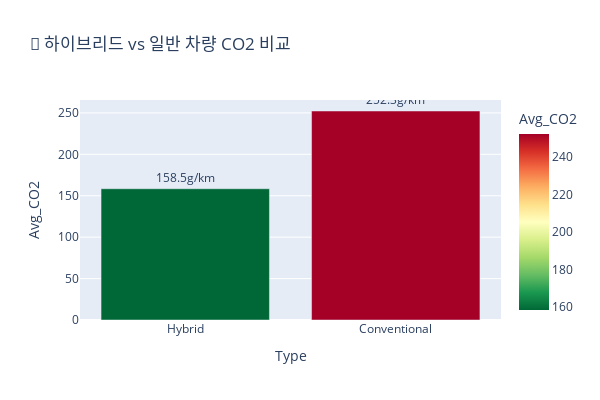

The notebook cell saved with this chart:
### Markdown cell above
## 🌿 시각화 5: 친환경 차량 분석

### Code cell
# 하이브리드 차량 식별
co2_data['Is_Hybrid'] = co2_data['Model'].str.contains('HYBRID', case=False, na=False)

# 친환경 차량 (CO2 < 200g/km)
eco_friendly = co2_data[co2_data['CO2 Emissions(g/km)'] < 200]

print(f"🌱 친환경 차량 수: {len(eco_friendly)}대 ({len(eco_friendly)/len(co2_data)*100:.1f}%)")
print(f"🔋 하이브리드 차량 수: {co2_data['Is_Hybrid'].sum()}대")

# 하이브리드 vs 일반 차량 비교
hybrid_avg = co2_data[co2_data['Is_Hybrid']]['CO2 Emissions(g/km)'].mean()
conventional_avg = co2_data[~co2_data['Is_Hybrid']]['CO2 Emissions(g/km)'].mean()

comparison_data = pd.DataFrame({
    'Type': ['Hybrid', 'Conventional'],
    'Avg_CO2': [hybrid_avg, conventional_avg]
})

fig5 = px.bar(
    comparison_data,
    x='Type',
    y='Avg_CO2',
    title='🔋 하이브리드 vs 일반 차량 CO2 비교',
    color='Avg_CO2',
    color_continuous_scale='RdYlGn_r',
    text='Avg_CO2'
)

fig5.update_traces(texttemplate='%{text:.1f}g/km', textposition='outside')
fig5.update_layout(width=600, height=400)
fig5.show()

print(f"💚 하이브리드 효과: {conventional_avg - hybrid_avg:.1f} g/km 절약")

### Figure 1 — Plotly figure (JSON) as saved in the notebook; plotly's stock layout.template omitted (floating-point values rounded to 4 significant figures)
{"data": [{"hovertemplate": "Type=%{x}<br>Avg_CO2=%{marker.color}<extra></extra>", "legendgroup": "", "marker": {"color": [158.5, 252.3], "coloraxis": "coloraxis", "pattern": {"shape": ""}}, "name": "", "orientation": "v", "showlegend": false, "text": [158.5, 252.3], "textposition": "outside", "texttemplate": "%{text:.1f}g/km", "type": "bar", "x": ["Hybrid", "Conventional"], "xaxis": "x", "y": [158.5, 252.3], "yaxis": "y"}], "layout": {"barmode": "relative", "coloraxis": {"colorbar": {"title": {"text": "Avg_CO2"}}, "colorscale": [[0, "rgb(0,104,55)"], [0.1, "rgb(26,152,80)"], [0.2, "rgb(102,189,99)"], [0.3, "rgb(166,217,106)"], [0.4, "rgb(217,239,139)"], [0.5, "rgb(255,255,191)"], [0.6, "rgb(254,224,139)"], [0.7, "rgb(253,174,97)"], [0.8, "rgb(244,109,67)"], [0.9, "rgb(215,48,39)"], [1, "rgb(165,0,38)"]]}, "height": 400, "legend": {"tracegroupgap": 0}, "title": {"text": "🔋 하이브리드 vs 일반 차량 CO2 비교"}, "width": 600, "xaxis": {"anchor": "y", "domain": [0, 1], "title": {"text": "Type"}}, "yaxis": {"anchor": "x", "domain": [0, 1], "title": {"text": "Avg_CO2"}}}}
